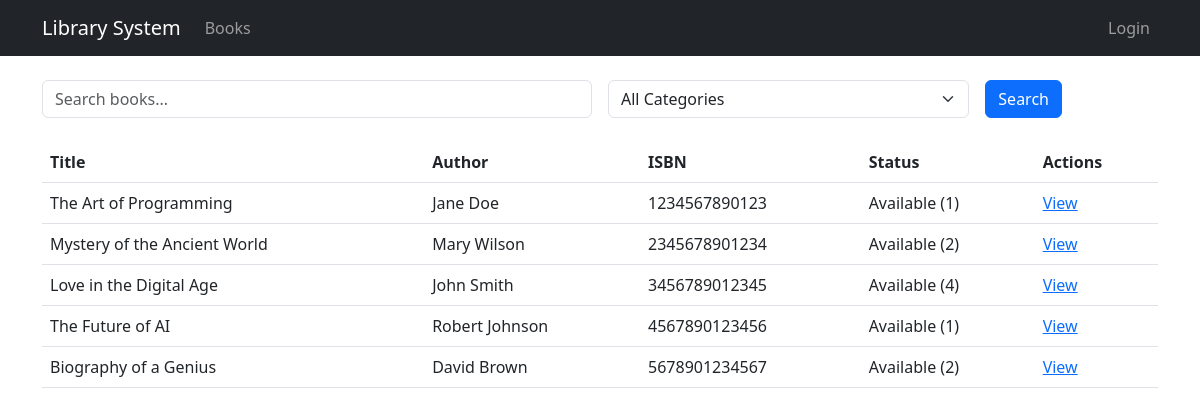
/books/, run on an earlier commit of the app's database.
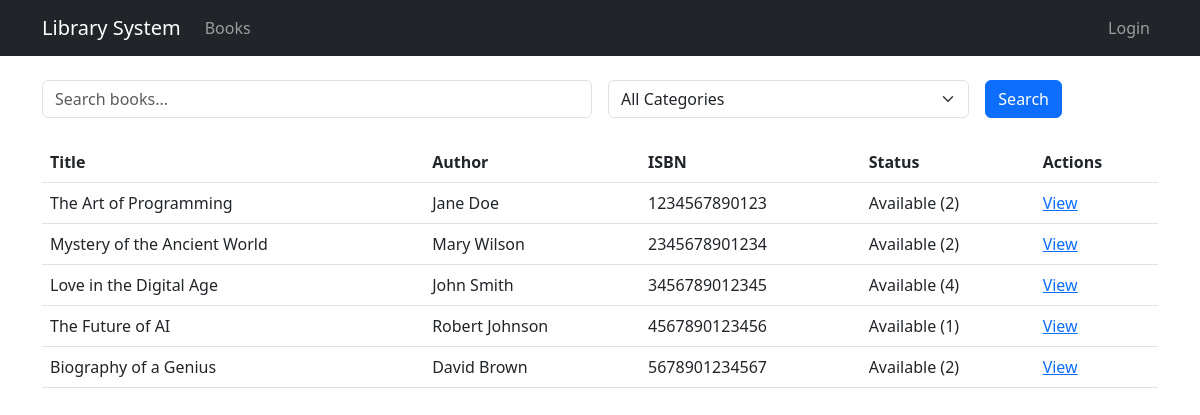
And on a later commit of the database.
### library/models.py (models this page shows, shortened)
class LibraryItem(models.Model):
    title = models.CharField(max_length=200)
    description = models.TextField()
    created_at = models.DateTimeField(auto_now_add=True)
    updated_at = models.DateTimeField(auto_now=True)
    is_active = models.BooleanField(default=True)

class Book(LibraryItem):
    isbn = models.CharField(max_length=13, unique=True)
    author = models.ForeignKey('Author', on_delete=models.CASCADE, related_name='books')
    publisher = models.CharField(max_length=200)
    publication_date = models.DateField()
    category = models.ForeignKey('Category', on_delete=models.CASCADE, related_name='books')
    quantity = models.IntegerField(default=1)
    available_quantity = models.IntegerField(default=1)
    location = models.CharField(max_length=50)
    cover_image = models.ImageField(upload_to='book_covers/', null=True, blank=True)

class LibraryItem(models.Model):
    title = models.CharField(max_length=200)
    description = models.TextField()
    created_at = models.DateTimeField(auto_now_add=True)
    updated_at = models.DateTimeField(auto_now=True)
    is_active = models.BooleanField(default=True)

class Author(models.Model):
    name = models.CharField(max_length=200)
    email = models.EmailField(unique=True)
    phone = models.CharField(max_length=15)
    bio = models.TextField(blank=True)
    created_at = models.DateTimeField(auto_now_add=True)

### library/views.py (the view)
# urls.py: path('books/', views.BookListView.as_view(), name='book_list'),
class BookListView(ListView):
    model = Book
    template_name = 'library/book_list.html'
    context_object_name = 'books'
    paginate_by = 12
    def get_queryset(self):
        queryset = Book.objects.filter(is_active=True)
        query = self.request.GET.get('q')
        category = self.request.GET.get('category')
        if query:
            queryset = queryset.filter(
                Q(title__icontains=query) |
                Q(author__name__icontains=query) |
                Q(isbn__icontains=query)
            )
        if category:
            queryset = queryset.filter(category__name=category)
        return queryset
    def get_context_data(self, **kwargs):
        context = super().get_context_data(**kwargs)
        context['categories'] = Category.objects.all()
        return context

### templates/library/book_list.html (shortened to what this page needs)
{% extends 'base.html' %}
{% load crispy_forms_tags %}
{% block content %}
<div class="row">
    <div class="col-12 mb-4">
        <form method="get" class="row g-3">
            <div class="col-md-6">
                <input type="text" name="q" class="form-control" placeholder="Search books..." value="{{ request.GET.q }}">
            </div>
            <div class="col-md-4">
                <select name="category" class="form-select">
                    <option value="">All Categories</option>
                </select>
            </div>
            <div class="col-md-2">
                <button class="btn btn-primary" type="submit">Search</button>
            </div>
        </form>
    </div>
    <div class="col-12">
        <table class="table">
            <thead>
                <tr>
                    <th>Title</th>
                    <th>Author</th>
                    <th>ISBN</th>
                    <th>Status</th>
                    <th>Actions</th>
                </tr>
            </thead>
            <tbody>
                {% for book in books %}
                    <tr>
                        <td>{{ book.title }}</td>
                        <td>{{ book.author.name }}</td>
                        <td>{{ book.isbn }}</td>
                        <td>
                            {% if book.available_quantity > 0 %}
                                Available ({{ book.available_quantity }})
                            {% else %}
                                Not Available
                            {% endif %}
                        </td>
                        <td>
                            <a href="{% url 'library:book_detail' book.pk %}">View</a>
                        </td>
                    </tr>
                {% empty %}
                    <tr>
                        <td colspan="5">No books found. Try adjusting your search criteria.</td>
                    </tr>
                {% endfor %}
            </tbody>
        </table>
    </div>
</div>
{% endblock %}

What changed in the data, as far as the page shows it:
changed Book "The Art of Programming": available_quantity "1" → "2"
